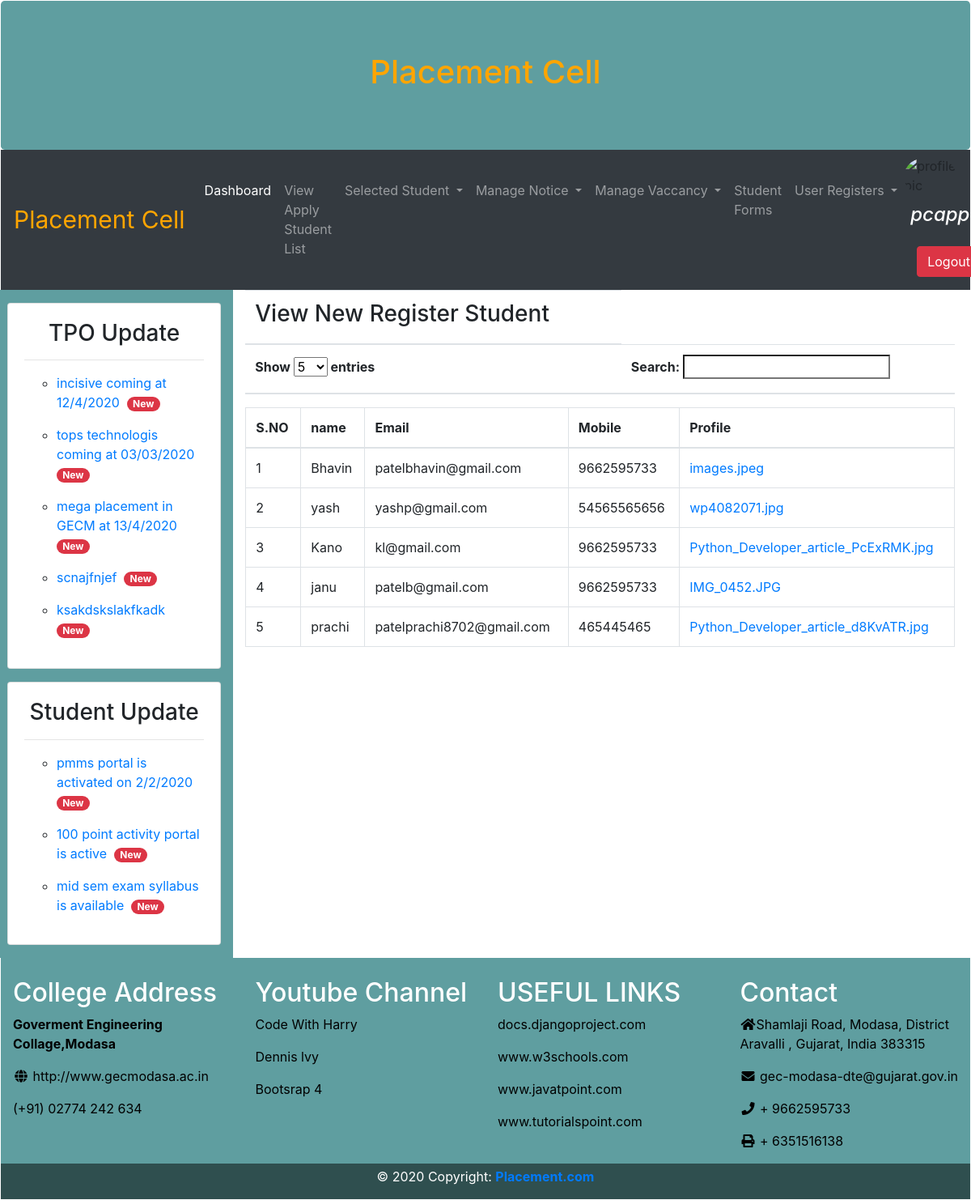
The app's page /pcadmin/new_students_register/ (signed in) with its own data.
### pcapp/models.py (models this page shows, shortened)
class Tpo_Update(models.Model):
    tpo_update = models.TextField(max_length=300, default='1')

class Student_Update(models.Model):
    student_update = models.TextField(max_length=300, null=True)

class Student(models.Model):
    user = models.OneToOneField(User, null=True, on_delete=models.CASCADE)
    name = models.CharField(max_length=200, null=True)
    phone = models.CharField(max_length=200, null=True)
    email = models.CharField(max_length=200, null=True)
    profile_pic = models.ImageField(default='basicpic.png', null=True, blank=True)

### pcapp/decorators.py (the view)
    def wrapper_func(request, *args, **kwargs):
        group = None
        if request.user.groups.exists():
            group = request.user.groups.all()[0].name
        if group == 'student':
            return redirect('student_dashboard')
        if group == 'company':
            return redirect('company_dashboard')
        if group == 'admin':
            return view_func(request, *args, **kwargs)
        else:
            return HttpResponse("You are not authorized to view this page...")

### pcapp/views.py (called while the page is built)
@login_required(login_url='login')
@admin_only
def new_students_register(request):
    tpo = Tpo_Update.objects.all()
    studupdate = Student_Update.objects.all()
    student_register = Student.objects.all()
    user_list = Student.objects.all()
    page = request.GET.get('page', 1)
    page_entries = 5
    paginator = Paginator(user_list, page_entries)
    try:
        users = paginator.page(page)
    except PageNotAnInteger:
        users = paginator.page(1)
    except EmptyPage:
        users = paginator.page(paginator.num_pages)
    context = {'tpo': tpo, 'studupdate': studupdate, 'student_register': student_register, 'users': users,
               'page_entries': page_entries}
    return render(request, 'new_students_register.html', context)

### pcapp/templates/new_students_register.html (shortened to what this page needs)
{% extends 'admin.html' %}
{% block body %}
<table class="table">
    <thead>
    <tr>
        <th><h3>View New Register Student</h3></th>
    </tr>
    <tr>
        <th><label>Show</label>
            <select name="tablesize">
                <option value="5" selected>{{page_entries}}</option>
            </select>
            <label>entries</label>
        </th>
        <th>
            <label>Search:</label>
            <input type="search" name="search">
        </th>
    </tr>
    </thead>
</table>
<table class="table table-bordered">
    <tr>
        <th>S.NO</th>
        <th>name</th>
        <th>Email</th>
        <th>Mobile</th>
        <th>Profile</th>
    </tr>
    <tbody>
    {%  for i in users %}
    <tr>
        <td> {{ forloop.counter}} </td>
        <td>{{i.name}}</td>
        <td>{{i.email}}</td>
        <td>{{i.phone}}</td>
        <td><a href="../../static/images/{{i.profile_pic}}/">{{i.profile_pic}}</a></td>
    </tr>
    {% endfor %}
    </tbody>
</table>
{% endblock %}

### pcapp/templates/basic.html (shortened to what this page needs)
<!DOCTYPE html>
{% load static %}
<html lang="en">
<head>
    <link rel="stylesheet" href="https://maxcdn.bootstrapcdn.com/bootstrap/4.4.1/css/bootstrap.min.css">
    <link rel="stylesheet" href="https://use.fontawesome.com/releases/v5.7.0/css/all.css"
>
    <link rel="stylesheet" href="media/pcapp/css/homecss.css" type="text/css">
</head>
<body>
<div class="container-flauid" style="margin:1px">
    <div class="jumbotron mb-0 text-center" style="background-color:#5F9EA0">
        <h1 style="color:orange;font-size:40px">Placement Cell</h1>
    </div>
    {% include 'navbar.html' %}
    <div class="row mr-1">
        <div class="col-sm-3" style="background-color:#5F9EA0">
            <div class="card ml-2 mt-3 mb-3">
                <div class="card-body text-center">
                    <h3>TPO Update</h3>
                    <hr>
                    <marquee class="text-left" direction="up" scrollamount="4">
                        {% for i in tpo %}
                        <ul type="circle">
                            <li><a href="">{{i.tpo_update}}&nbsp<span class="badge badge-danger badge-pill">New</span>
                            </a><br></li>
                        </ul>
                        {% endfor %}
                    </marquee>
                </div>
            </div>
            <div class="card ml-2 mt-3 mb-3">
                <div class="card-body text-center">
                    <h3>Student Update</h3>
                    <hr>
                    <marquee class="text-left" direction="up" scrollamount="4">
                        {% for i in studupdate %}
                        <ul type="circle">
                            <li><a href="">{{i.student_update}} &nbsp<span
                                    class="badge badge-danger badge-pill">New</span>
                            </a><br>
                            </li>
                        </ul>
                        {% endfor %}
                    </marquee>
                </div>
            </div>
        </div>
        <div class="col-sm-9">
            {% block body %}{% endblock %}
        </div>
    </div>
    <div class="footer col-md-12">
        <div class="row" style="background-color:#5F9EA0">
            <div class="col-md-3" style="background-color:#5F9EA0;color:white"><br>
                <h2>College Address</h2>
                <a href="" style="color:black">
                    <p><b>Goverment Engineering Collage,Modasa</b></p>
                    <a href="http://www.gecmodasa.ac.in" style="color:black"><p><i class="fa fa-fw fa-globe"></i>
                        http://www.gecmodasa.ac.in</p></a>
                    <p style="color:black">(+91) 02774 242 634</p>
                </a>
            </div>
            <div class="col-md-3" style="background-color:#5F9EA0;color:white">
                <br>
                <h2>Youtube Channel</h2>
                <p>
                    <a href="https://www.youtube.com/channel/UCeVMnSShP_Iviwkknt83cww" style="color:black">Code With
                        Harry</a>
                </p>
                <p>
                    <a href="https://www.youtube.com/channel/UCTZRcDjjkVajGL6wd76UnGg" style="color:black">Dennis
                        lvy</a>
                </p>
                <p>
                    <a href="https://www.w3schools.com/bootstrap4/" style="color:black">Bootsrap 4</a>
                </p>
            </div>
            <div class="col-md-3" style="background-color:#5F9EA0;color:white">
                <br>
                <h2>USEFUL LINKS</h2>
                <p>
                    <a href="https://docs.djangoproject.com/en/3.0/" style="color:black">docs.djangoproject.com</a>
                </p>
                <p>
                    <a href="https://www.w3schools.com/" style="color:black">www.w3schools.com</a>
                </p>
                <p>
                    <a href="https://www.javatpoint.com/" style="color:black">www.javatpoint.com</a>
                </p>
                <p>
                    <a href="https://www.tutorialspoint.com/django/index.htm"
                       style="color:black">www.tutorialspoint.com</a>
                </p>
            </div>
            <div class="col-md-3" style="background-color:#5F9EA0;color:white">
                <br>
                <h2>Contact</h2>
                <p style="color:black">
                    <i class="fa fa-fw fa-home"></i>Shamlaji Road, Modasa, District Aravalli , Gujarat, India 383315</p>
                <p style="color:black">
                    <i class="fa fa-fw fa-envelope"></i> gec-modasa-dte@gujarat.gov.in</p>
                <p style="color:black">
                    <i class="fa fa-fw fa-phone"></i> + 9662595733</p>
                <p style="color:black">
                    <i class="fa fa-fw fa-print"></i> + 6351516138</p>
            </div>
        </div>
        <div class="row">
            <div class="column2 col-md-12" style="background-color:#2F4F4F;">
                <p class="text-center mt-1" style="color:white">© 2020 Copyright:
                    <a href="https://mdbootstrap.com/education/bootstrap/">
                        <strong> Placement.com</strong>
                    </a>
                </p>
            </div>
        </div>
    </div>
</div>
</body>
</html>

### pcapp/templates/navbar.html (shortened to what this page needs)
{% load static %}
<nav class="navbar navbar-expand-sm bg-dark navbar-dark">
    <a class="navbar-brand" href="#" style="color:orange;font-size:30px">Placement Cell</a>
    <div class="collapse navbar-collapse" id="collapsibleNavbar">
        <ul class="navbar-nav">
            {% if request.user.student %}
            <li class="nav-item">
                <a class="nav-link active" href="{% url 'student_dashboard' %}">Dashboard</a>
            </li>
            <li class="nav-item dropdown">
                <a class="nav-link dropdown-toggle" href="#" id="navbardrop3" data-toggle="dropdown">
                    Fill Education Form
                </a>
                <div class="dropdown-menu">
                    <a class="dropdown-item" href="{% url 'student_form' %}">Add Details</a>
                    <a class="dropdown-item" href="{% url 'view_student_form' %}">View Details</a>
                </div>
            </li>
            <li class="nav-item">
                <a class="nav-link" href="{% url 'view_vaccancy' %}">view Vaccancy</a>
            </li>
            <li class="nav-item">
                <a class="nav-link" href="{% url 'applied_job_list' %}">History of applied Job</a>
            </li>
            <li class="nav-item">
                <a class="nav-link" href="../selected_student_list/">Selected Students list</a>
            </li>
            <li class="nav-item">
                <a class="nav-link" href="{% url 'saccount' %}">Profile</a>
            </li>
            <li class="nav-item dropdown">
                <a class="nav-link dropdown-toggle" href="#" id="navbardrop78" data-toggle="dropdown">
                    Success Story
                </a>
                <div class="dropdown-menu">
                    <a class="dropdown-item" href="{% url 'successStory' %}">Create Story</a>
                    <a class="dropdown-item" href="{% url 'view_successStory' %}">View Stories</a>
                </div>
            </li>
            {% elif request.user.is_staff %}
            <li class="nav-item">
                <a class="nav-link active" href="{% url 'admin_dashboard' %}">Dashboard</a>
            </li>
            <li class="nav-item">
                <a class="nav-link" href="{% url 'view_apply_student_list' %}">View Apply Student List</a>
            </li>
            <li class="nav-item dropdown">
                <a class="nav-link dropdown-toggle" href="#" id="navbardrop" data-toggle="dropdown">
                    Selected Student
                </a>
            </li>
            <li class="nav-item dropdown">
                <a class="nav-link dropdown-toggle" href="#" id="navbardrop12" data-toggle="dropdown">
                    Manage Notice
                </a>
            </li>
            <li class="nav-item dropdown">
                <a class="nav-link dropdown-toggle" href="#" id="navbardrop5" data-toggle="dropdown">
                    Manage Vaccancy
                </a>
            </li>
            <li class="nav-item">
                <a class="nav-link" href="{% url 'view_list_student_form' %}">Student Forms</a>
            </li>
            <li class="nav-item dropdown">
                <a class="nav-link dropdown-toggle" href="#" id="navbardrop4" data-toggle="dropdown">
                    User Registers
                </a>
            </li>
            {% endif %}
        </ul>
    </div>
    {% if request.user.is_staff %}
    <ul class="navbar-nav form-inline">
        <div class="media">
            <img src="{% static 'images/admin.JPG/' %}" alt="profile pic" class="mr-1 rounded-circle"
                 style="width:65px;height:50px;">
        </div>
        <li class="nav-item">
            <h4 class="nav-link" style="color:white"><i>{{request.user}}</i></h4>
        </li>
        <li class="nav-item">
            <a class="nav-link" href="{% url 'logout' %}">
                <button class="btn btn-danger ml-2">Logout</button>
            </a>
        </li>
    </ul>
    {% endif %}
</nav>

### records on screen
Tpo_Update: tpo_update "incisive coming at 12/4/2020"
Tpo_Update: tpo_update "tops technologis coming at 03/03/2020"
Tpo_Update: tpo_update "mega placement in GECM at 13/4/2020"
Tpo_Update: tpo_update "scnajfnjef"
Tpo_Update: tpo_update "ksakdskslakfkadk"
Student_Update: student_update "pmms portal is activated on 2/2/2020"
Student_Update: student_update "100 point activity portal is active"
Student_Update: student_update "mid sem exam syllabus is available"
Student: name "Bhavin", email "patelbhavin@gmail.com", phone "9662595733", profile_pic "images.jpeg"
Student: name "yash", email "yashp@gmail.com", phone "54565565656", profile_pic "wp4082071.jpg"
Student: name "Kano", email "kl@gmail.com", phone "9662595733", profile_pic "Python_Developer_article_PcExRMK.jpg"
Student: name "janu", email "patelb@gmail.com", phone "9662595733", profile_pic "IMG_0452.JPG"
Student: name "prachi", email "patelprachi8702@gmail.com", phone "465445465", profile_pic "Python_Developer_article_d8KvATR.jpg"

### other values on screen
{{ request.user }} "pcapp"
form field tablesize "5"
